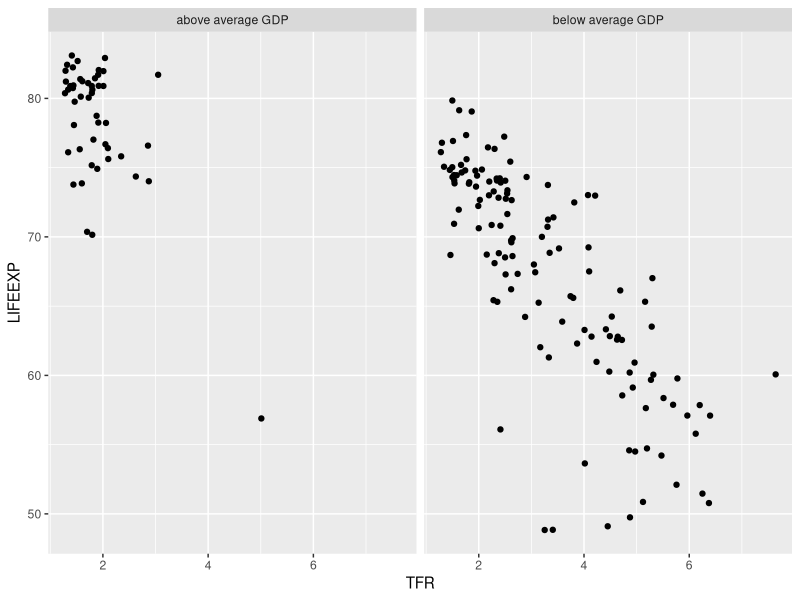
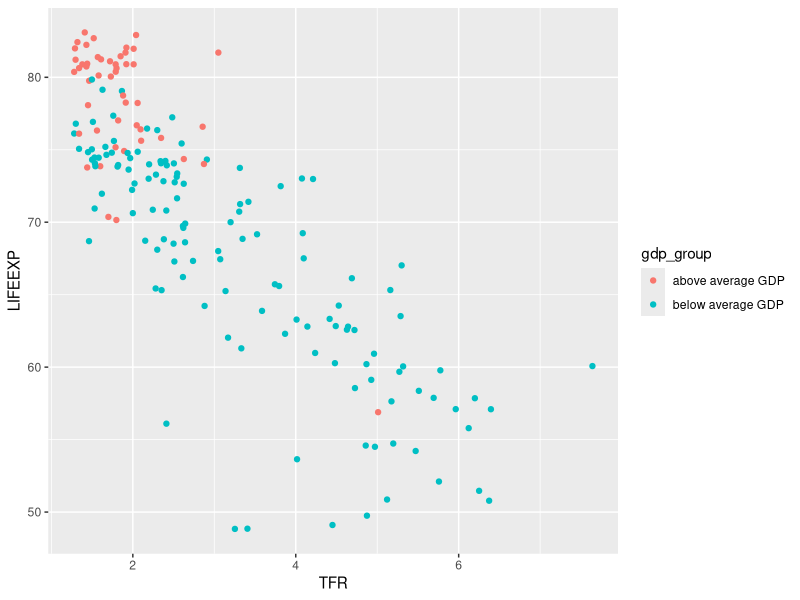
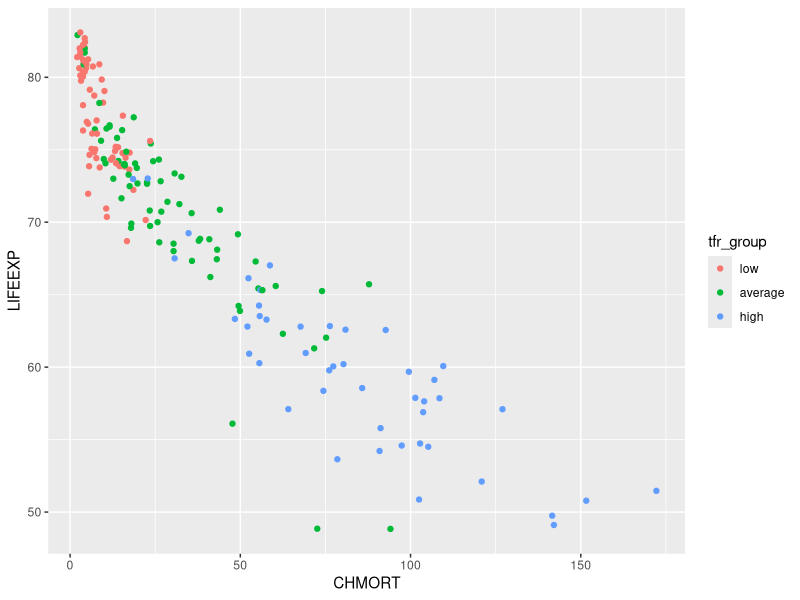

Source code (R) for these figures, in order:
## ---- chunk 1
knitr::opts_chunk$set(echo = TRUE, 
                      warning = FALSE,
                      message = FALSE)
## ---- chunk 2
library(tidyverse)
df <- read_csv("../data/countries2012.csv")
set.seed(12)
random5 <- df %>% 
  sample_n(5)
## ---- chunk 3
random5 %>% 
  rename(child_mort = CHMORT)
## ---- chunk 4
random5 %>% 
  select(country = COUNTRY,
         child_mort = CHMORT,
         fertility = TFR)
## ---- chunk 5
random5 %>% 
  mutate(TFR = round(TFR, 1))
## ---- chunk 6
random5 %>% 
  mutate(CONTINENT = str_sub(CONTINENT, 1, 3))
## ---- chunk 7
random5 %>% 
  mutate(CONTINENT = factor(CONTINENT))
## ---- chunk 8
random5 %>% 
  mutate(TFRROUND = round(TFR))
## ---- chunk 9
df2 <- df %>% 
  mutate(gdp_group = if_else(GDP > mean(GDP), "above average GDP", "below average GDP"))

df2 %>% 
  ggplot(aes(TFR, LIFEEXP)) + 
  geom_point() + 
  facet_wrap(~gdp_group)
## ---- chunk 10
df2 %>% 
  ggplot(aes(TFR, LIFEEXP, color = gdp_group)) + 
  geom_point() 
## ---- chunk 11
df %>% 
  filter(GDP > mean(GDP), TFR > 4)
## ---- chunk 12
df %>% mutate(tfr_group = 
  case_when(
    TFR < 2 ~ "low",
    TFR < 4 ~ "average",
    TFR < 10 ~ "high"
  )
)
## ---- chunk 13
df %>% mutate(tfr_group = 
  case_when(
    TFR < 2 ~ "low",
    TFR < 4 ~ "average",
    TRUE ~ "high"            # anything else
  )
)
## ---- chunk 14
df %>% mutate(tfr_group = 
  case_when(
    TFR > 0 & TFR < 2 ~ "low",
    TFR >= 2 & TFR < 4 ~ "average",
    TFR >= 4 ~ "high" 
  )
)
## ---- chunk 15
tfr_level <- function(x) {
    case_when(
    x > 0 & x < 2 ~ "low",
    x >= 2 & x < 4 ~ "average",
    x >= 4 ~ "high" 
  )
}

df %>% 
  mutate(tfr_group = tfr_level(TFR)) %>% 
  mutate(tfr_group = fct_relevel(tfr_group, "low")) %>% 
  ggplot(aes(CHMORT, LIFEEXP, color = tfr_group)) +
  geom_point()
